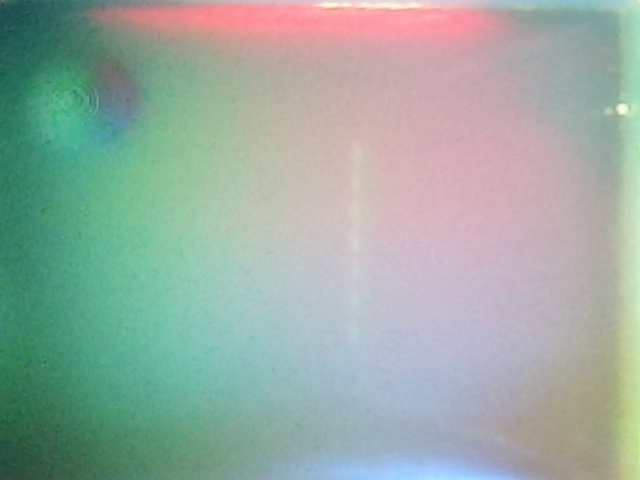
#> input picture src/lerobot/cameras/tactile_cam/test_data/sample_1.jpg, 640 x 480 px
$ python -i marker_mask.py   (imports and definitions only)
#> lines starting #> are read from the running program, lines starting #| are printed output that depends on the picture; after the words box and inside, x2 and y2 are one past the last pixel; in counts of white or black regions, pixels touching at a corner belong together
#> further down, picture is the input picture: shape (480, 640, 3); mean B, G, R 162.4, 171.3, 153.6
# import the necessary packages
import cv2
import numpy as np
from os import listdir
from os.path import isfile, join
from lerobot.cameras.tactile_cam.neural_gradient.affine_transform import affine_transform

# 'optional' argument is required for trackbar creation parameters
def nothing(a):
    pass

# return a 3-channel mask
def get_marker_mask_hsv(img):
    frame = cv2.GaussianBlur(img, (5, 5), 0)
    # convert from a BGR stream to an HSV stream
    hsv = cv2.cvtColor(frame, cv2.COLOR_BGR2HSV)
#> hsv: shape (480, 640, 3); mean H, S, V 89.8, 61.8, 183.4

    HSVLOW = np.array([0, 0, 0])
    HSVHIGH = np.array([180, 255, 75])

    mask = cv2.inRange(hsv, HSVLOW, HSVHIGH)
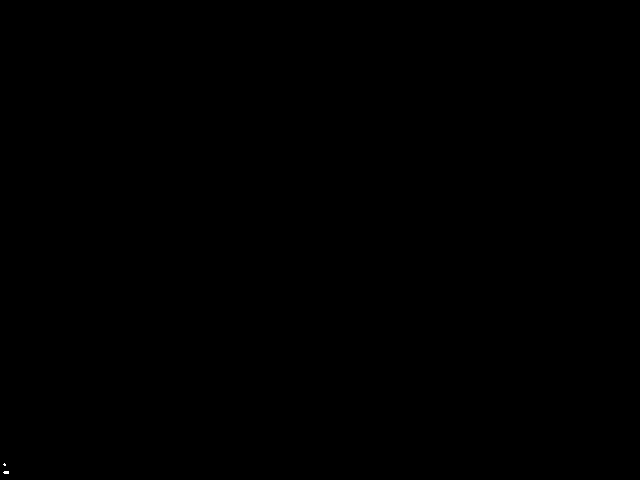
#> mask: shape (480, 640); 0.01% white in thin lines or dots, all inside (x1, y1, x2, y2) = (3, 463, 9, 474)

    kernel = np.ones((3, 3), np.uint8)
    mask = cv2.dilate(mask, kernel, iterations=2)
#> mask: shape (480, 640); 0.04% white; 2 white regions, box (x1, y1, x2, y2) and area: (1, 469, 11, 476) 68, (1, 461, 8, 468) 46

    masks = cv2.merge((mask, mask, mask))

    return masks

pto_o = np.float32([[33,63],[213,63],[54,248],[187,248]])
pts_d = np.float32([[0,0],[240,0],[0,320],[240,320]])
M = cv2.getPerspectiveTransform(pto_o,pts_d)

def pt(img):
    pt_img = cv2.warpPerspective(img, M, (240, 320))
    return pt_img

# [183 lines left out: functions pt_and_to_hsv, get_marker_by_hsv_range, get_marker_mask_by_blob, get_marker_mask, not called in this run]
# [30 lines not run here, left out]

>>> import cv2
>>> picture = cv2.imread('../test_data/sample_1.jpg')
>>> result = get_marker_mask_hsv(picture)
